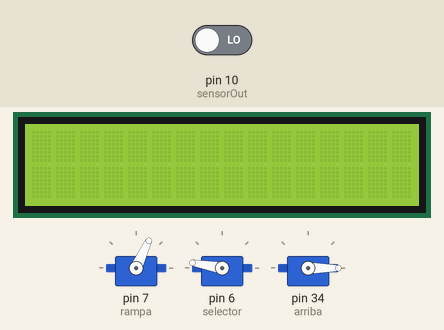
The sketch below on a simulated Arduino Mega 2560, built with avr-gcc and run on an emulated ATmega2560. On the bench: 16×2 character LCD, 3 × servo. Inputs (shaded band) come from the test bench; at power-on: pin 10 (sensorOut) LOW. What the sketch prints to the serial monitor is not drawn.

Above: at 0.1 s.
At 1.3 s:
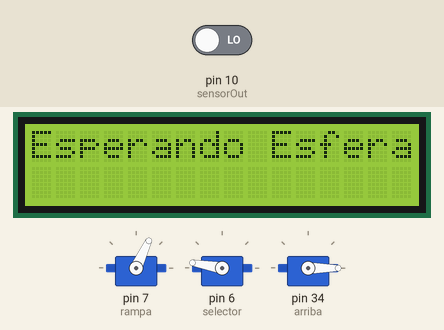
At 5.3 s:
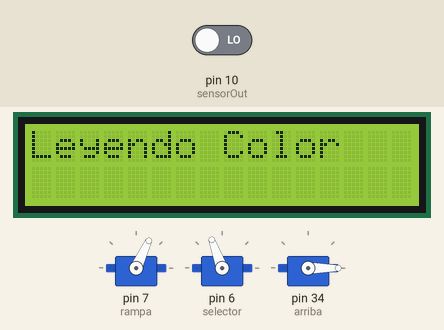
At 8.3 s:
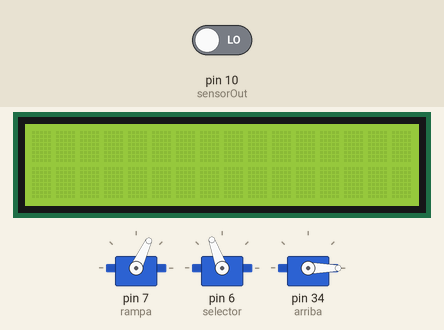
At 12.0 s:
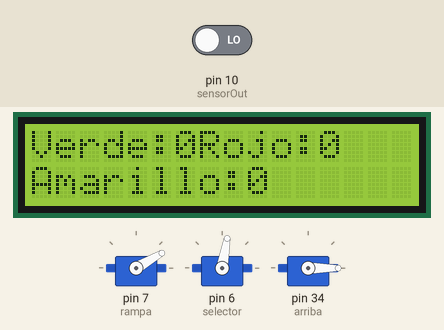
Timing chart, 0 to 40.0 s (numbered marks = the images above):
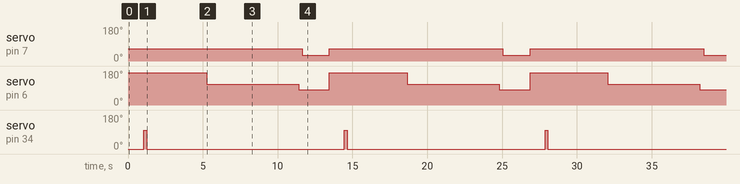

Measured:
- by itself, servo on pin 7 (rampa): alternates 65° for 11.6 s and 30° for 1.8 s
- by itself, servo on pin 6 (selector): repeats every 13.4 s: 80° 2.1 s, 170° 5.2 s, 110° 6.2 s
- by itself, servo on pin 34 (arriba): alternates 100° for 0.18 s and 0° for 13.2 s
- what the display in image 1 shows lasts 4.0 s, from 1.2 s to 5.2 s
- what the display in image 2 shows lasts 3.1 s, from 5.2 s to 8.3 s
- what the display in image 3 shows lasts 3.4 s, from 8.3 s to 11.7 s

The sketch:

full.ino
```cpp
//GND——GND
//S0——D3
//S1——D4
//S2——D5
//S3——D6
//OUT——D2


#include <Servo.h>
#include <LiquidCrystal.h>

LiquidCrystal lcd(32, 30, 28, 26, 24, 22);

Servo rampa;
Servo selector;
Servo arriba;
const int S0 = 8;
const int S1 = 9;
const int S2 = 12;
const int S3 = 11;
const int sensorOut = 10;

int frequency = 0;
int color=0;

int rojo;
int amarillo;
int verde;


void setup() {
  lcd.begin(16,2);
   Serial.begin(9600);
   pinMode(S0, OUTPUT);
   pinMode(S1, OUTPUT);
   pinMode(S2, OUTPUT);
   pinMode(S3, OUTPUT);
   pinMode(sensorOut, INPUT);
   rampa.attach(7);
   selector.attach(6);
   arriba.attach(34);
   digitalWrite(S0, HIGH);
   digitalWrite(S1, LOW);
}

void loop() {

  arriba.write(0);
  rampa.write(65);
  selector.write(170);
  delay(1000);
  arriba.write(100);
  //delay(200);
  delay(180);
  arriba.write(0);


  Serial.print("Esperando Esfera\n");
  lcd.setCursor(0,0);
  lcd.print ("Esperando Esfera");
  delay(4000);
  lcd.clear();

  selector.write(110);
  Serial.print("Leyendo Color\n");
  lcd.setCursor(0,0);
  lcd.print ("Leyendo Color");
  delay(3000);
  lcd.clear();

  color = readColor();

  selector.write(80);
  //Serial.print("90 grados \n");
  //primero lo pone recto y luego lo gira
  delay(250);
   switch (color) {

    case 1:
    Serial.print("RED");
    lcd.setCursor(0,0);
    lcd.print ("Color");
    lcd.setCursor(0,1);
    lcd.print ("Rojo");
    rampa.write(50);
    delay(1200);
    lcd.clear();
    rojo++;
    break;


    case 2:
    Serial.print("GREEN");
    lcd.setCursor(0,0);
    lcd.print ("Color");
    lcd.setCursor(0,1);
    lcd.print ("Verde");
    rampa.write(65);
    delay(1200);
    lcd.clear();
    verde++;
    break;


    case 3:
    Serial.print("YELLOW");
    lcd.setCursor(0,0);
    lcd.print ("Color");
    lcd.setCursor(0,1);
    lcd.print ("Amarillo");
    rampa.write(90);
    delay(1200);
    lcd.clear();
    amarillo++;
    break;


    case 0:
    Serial.print("Color Extra");
    lcd.setCursor(0,0);
    lcd.print ("Color");
    lcd.setCursor(0,1);
    lcd.print ("No Encontrado");
    rampa.write(30);
  }
  delay(300);

  color=0;
  lcd.clear();
  lcd.setCursor(0,0);
  lcd.print ("Verde:");
  lcd.print(verde);
  lcd.print("Rojo:");
  lcd.print(rojo);
  lcd.setCursor(0,1);
  lcd.print("Amarillo:");
  lcd.print(amarillo);
  delay(1500);
  lcd.clear();


}

int readColor() {

  digitalWrite(S2, LOW);
  digitalWrite(S3, LOW);

  frequency = pulseIn(sensorOut, LOW);
  int R = frequency;

  Serial.print("R= ");//printing name
  Serial.print(frequency);//printing RED color frequency
  Serial.print("  ");
  delay(50);

  digitalWrite(S2, HIGH);
  digitalWrite(S3, HIGH);

  frequency = pulseIn(sensorOut, LOW);
  int G = frequency;

  Serial.print("G= ");//printing name
  Serial.print(frequency);//printing RED color frequency
  Serial.print("  ");
  delay(50);

  digitalWrite(S2, LOW);
  digitalWrite(S3, HIGH);

  frequency = pulseIn(sensorOut, LOW);
  int B = frequency;

  Serial.print("B= ");//printing name
  Serial.print(frequency);//printing RED color frequency
  Serial.println("  ");
  delay(50);


  if(B<140 &B>90 & R<90 & R>50 ){
    color = 1; // Red
  }
  if(G<155 & G>95 & R>100 & R<255){
    color = 2; // Green
  }
  if(R<40 & R>20 & G<70 & G>30){
    color = 3; // Yellow
  }
  return color;
}
```
